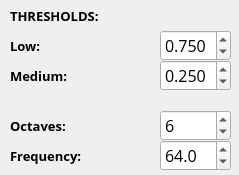
        <widget class="QWidget" name="mpPermeability">
         <property name="geometry">
          <rect>
           <x>0</x>
           <y>0</y>
           <width>239</width>
           <height>175</height>
          </rect>
         </property>
         <attribute name="label">
          <string>Permeability</string>
         </attribute>
         <widget class="QLabel" name="label_69">
          <property name="geometry">
           <rect>
            <x>10</x>
            <y>60</y>
            <width>151</width>
            <height>31</height>
           </rect>
          </property>
          <property name="font">
           <font>
            <family>Open Sans</family>
            <pointsize>10</pointsize>
            <weight>75</weight>
            <bold>true</bold>
           </font>
          </property>
          <property name="text">
           <string>Medium:</string>
          </property>
         </widget>
         <widget class="QLabel" name="label_70">
          <property name="geometry">
           <rect>
            <x>10</x>
            <y>110</y>
            <width>151</width>
            <height>31</height>
           </rect>
          </property>
          <property name="font">
           <font>
            <family>Open Sans</family>
            <pointsize>10</pointsize>
            <weight>75</weight>
            <bold>true</bold>
           </font>
          </property>
          <property name="text">
           <string>Octaves:</string>
          </property>
         </widget>
         <widget class="QLabel" name="label_71">
          <property name="geometry">
           <rect>
            <x>10</x>
            <y>30</y>
            <width>151</width>
            <height>31</height>
           </rect>
          </property>
          <property name="font">
           <font>
            <family>Open Sans</family>
            <pointsize>10</pointsize>
            <weight>75</weight>
            <bold>true</bold>
           </font>
          </property>
          <property name="text">
           <string>Low:</string>
          </property>
         </widget>
         <widget class="QLabel" name="label_72">
          <property name="geometry">
           <rect>
            <x>10</x>
            <y>0</y>
            <width>151</width>
            <height>31</height>
           </rect>
          </property>
          <property name="font">
           <font>
            <family>Open Sans</family>
            <pointsize>10</pointsize>
            <weight>75</weight>
            <bold>true</bold>
           </font>
          </property>
          <property name="text">
           <string>THRESHOLDS:</string>
          </property>
         </widget>
         <widget class="QDoubleSpinBox" name="spnPermTHL">
          <property name="geometry">
           <rect>
            <x>160</x>
            <y>30</y>
            <width>71</width>
            <height>31</height>
           </rect>
          </property>
          <property name="font">
           <font>
            <family>Open Sans</family>
            <pointsize>12</pointsize>
           </font>
          </property>
          <property name="decimals">
           <number>3</number>
          </property>
          <property name="maximum">
           <double>1.000000000000000</double>
          </property>
          <property name="singleStep">
           <double>0.050000000000000</double>
          </property>
          <property name="value">
           <double>0.750000000000000</double>
          </property>
         </widget>
         <widget class="QDoubleSpinBox" name="spnPermTHM">
          <property name="geometry">
           <rect>
            <x>160</x>
            <y>60</y>
            <width>71</width>
            <height>31</height>
           </rect>
          </property>
          <property name="font">
           <font>
            <family>Open Sans</family>
            <pointsize>12</pointsize>
           </font>
          </property>
          <property name="decimals">
           <number>3</number>
          </property>
          <property name="maximum">
           <double>1.000000000000000</double>
          </property>
          <property name="singleStep">
           <double>0.050000000000000</double>
          </property>
          <property name="value">
           <double>0.250000000000000</double>
          </property>
         </widget>
         <widget class="QSpinBox" name="spnPermOct">
          <property name="geometry">
           <rect>
            <x>160</x>
            <y>110</y>
            <width>71</width>
            <height>31</height>
           </rect>
          </property>
          <property name="font">
           <font>
            <family>Open Sans</family>
            <pointsize>12</pointsize>
           </font>
          </property>
          <property name="value">
           <number>6</number>
          </property>
         </widget>
         <widget class="QDoubleSpinBox" name="spnPermFreq">
          <property name="geometry">
           <rect>
            <x>160</x>
            <y>140</y>
            <width>71</width>
            <height>31</height>
           </rect>
          </property>
          <property name="font">
           <font>
            <family>Open Sans</family>
            <pointsize>12</pointsize>
           </font>
          </property>
          <property name="decimals">
           <number>1</number>
          </property>
          <property name="maximum">
           <double>256.000000000000000</double>
          </property>
          <property name="singleStep">
           <double>8.000000000000000</double>
          </property>
          <property name="value">
           <double>64.000000000000000</double>
          </property>
         </widget>
         <widget class="QLabel" name="label_73">
          <property name="geometry">
           <rect>
            <x>10</x>
            <y>140</y>
            <width>151</width>
            <height>31</height>
           </rect>
          </property>
          <property name="font">
           <font>
            <family>Open Sans</family>
            <pointsize>10</pointsize>
            <weight>75</weight>
            <bold>true</bold>
           </font>
          </property>
          <property name="text">
           <string>Frequency:</string>
          </property>
         </widget>
        </widget>
